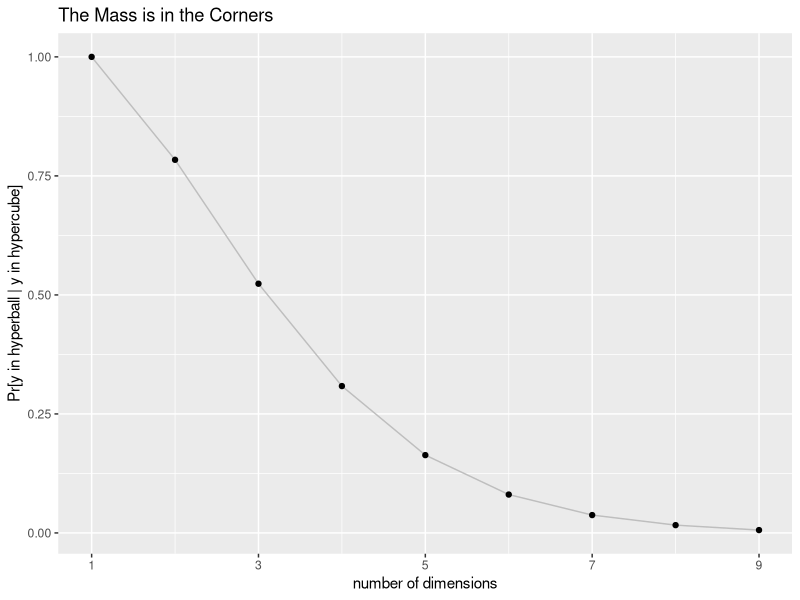
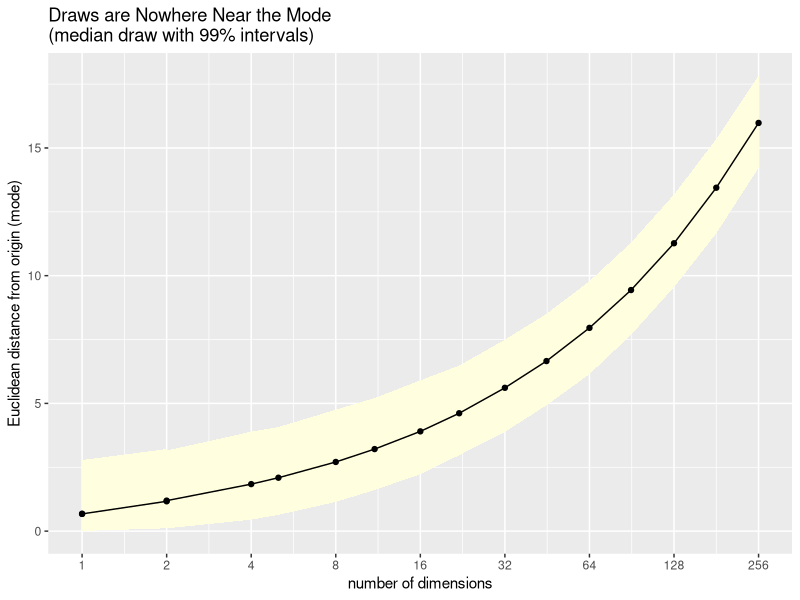
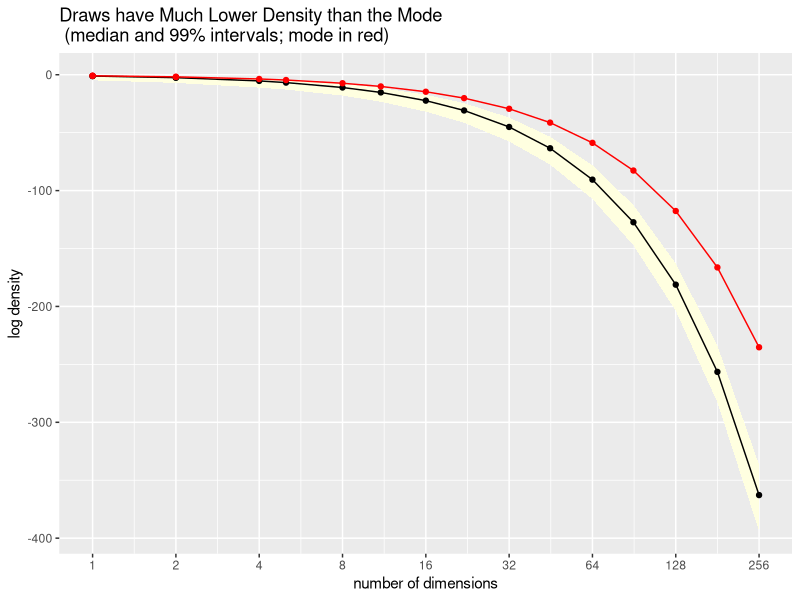

The R script that drew these images, in order:
## ---- chunk 1
euclidean_length <- function(u) sqrt(sum(u * u));
## ---- chunk 2
euclidean_length(c(3, 4));
## ---- chunk 3
length(c(3, 4));
## ---- chunk 4
N <- 2;
M <- 1e6;
y <- matrix(runif(M * N, -0.5, 0.5), M, N);
p <- sum(sqrt(y[ , 1]^2 + y[ , 2]^2) < 0.5) / M;
print(p, digits=2);
print(pi / 4, digits=2);
## ---- chunk 5
M <- 1e5;
N_MAX = 9;
Pr_inside <- rep(NA, N_MAX);
for (N in 1:N_MAX) {
  y <- matrix(runif(M * N, -0.5, 0.5), M, N);
  inside <- 0;
  for (m in 1:M) {
    if (euclidean_length(y[m,]) < 0.5) {
      inside <- inside + 1;
    }
  }
  Pr_inside[N] <- inside / M;
}
df = data.frame(dims = 1:N_MAX, Pr_inside = Pr_inside);
print(df, digits=1);
## ---- chunk 6
library(ggplot2);
plot_corners <-
  ggplot(df, aes(x = dims, y = Pr_inside)) +
  scale_x_continuous(breaks=c(1, 3, 5, 7, 9)) +
  geom_line(colour="gray") +
  geom_point() +
  ylab("Pr[y in hyperball | y in hypercube]") +
  xlab("number of dimensions") +
  ggtitle("The Mass is in the Corners");
plot_corners;
## ---- chunk 7
D <- 10;
u <- rnorm(D, 0, 1);
print(u, digits=2);
## ---- chunk 8
print(euclidean_length(u), digits=3);
## ---- chunk 9
log_sum_exp <- function(u) max(u) + log(sum(exp(u - max(u))));
N <- 1e4;
D <- 17;
dim <- rep(NA, D);
lower <- rep(NA, D);
middle <- rep(NA, D);
upper <- rep(NA, D);
lower_ll <- rep(NA, D);
middle_ll <- rep(NA, D);
upper_ll <- rep(NA, D);

mean_ll <- rep(NA, D);
max_ll <- rep(NA, D);
for (k in 1:D) {
  d <- as.integer(sqrt(2)^(k - 1));
  dim[k] <- d;

  y <- rep(NA, N);
  for (n in 1:N) y[n] <- euclidean_length(rnorm(d, 0, 1));

  qs <- quantile(y, probs=c(0.005, 0.500, 0.995));
  lower[k] <- qs[[1]];
  middle[k] <- qs[[2]];
  upper[k] <- qs[[3]];

  ll <- rep(NA, N);
  for (n in 1:N) ll[n] <- sum(dnorm(rnorm(d, 0, 1), 0, 1, log=TRUE));

  qs_ll <- quantile(ll, probs=c(0.005, 0.500, 0.995));
  lower_ll[k] <- qs_ll[[1]];
  middle_ll[k] <- qs_ll[[2]];
  upper_ll[k] <- qs_ll[[3]];
 
  mean_ll[k] <- log_sum_exp(ll) - log(N);
  max_ll[k] <- sum(dnorm(rep(0, d), 0, 1, log=TRUE));
}
df <- data.frame(list(dim = dim, lb = lower, mid = middle, ub = upper, 
                      lb_ll = lower_ll, mid_ll = middle_ll, 
                      ub_ll = upper_ll, mean_ll = mean_ll, max_ll = max_ll));
print(df, digits = 1);
## ---- chunk 10
library(ggplot2);

plot1 <-
  ggplot(df, aes(dim)) +
  geom_ribbon(aes(ymin = lb, ymax = ub), fill="lightyellow") +
  geom_line(aes(y = mid)) +
  geom_point(aes(y = mid)) +
  scale_x_log10(breaks=2^(0:(D/2))) +
  ylab("Euclidean distance from origin (mode)") +
  xlab("number of dimensions") +
  ggtitle("Draws are Nowhere Near the Mode\n(median draw with 99% intervals)");
plot1;
## ---- chunk 11
plot2 <-
  ggplot(df, aes(dim)) +
  geom_ribbon(aes(ymin = lb_ll, ymax = ub_ll), fill="lightyellow") +
  geom_line(aes(y = mid_ll)) +
  geom_point(aes(y = mid_ll)) +
  geom_line(aes(y = max_ll), color="red") +
  geom_point(aes(y = max_ll), color="red") +
  scale_x_log10(breaks=c(2^(0:(D/2)))) + 
  scale_y_continuous() + 
  ylab("log density") +
  xlab("number of dimensions") +
  ggtitle("Draws have Much Lower Density than the Mode\n (median and 99% intervals; mode in red)");
plot2;
## ---- chunk 12
z <- rbinom(1e6, 100, 0.8);
## ---- chunk 13
summary(z);
## ---- chunk 14
quantile(z, probs=c(0.005, 0.995));
## ---- chunk 15
qbinom(c(0.0000005, 0.9999995), 100, 0.8)
